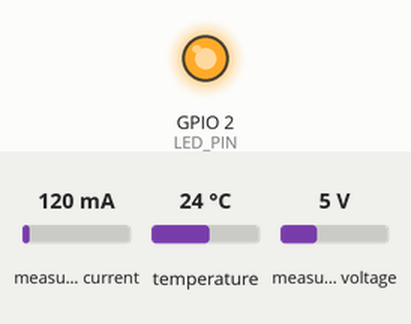
Bench run of a sketch on a simulated ESP32. Shown: output pins drawn as LEDs (lit = HIGH). The test bench sets the inputs (shaded band); at power-on: measured current 120 mA, temperature 24 °C, measured voltage 5 V. WiFi joins after 1.5 s; servers stay silent unless stated; uploads are accepted with an empty reply; what the sketch prints to the serial monitor is not drawn.

Above: at 16.2 s.
At 32.25 s:
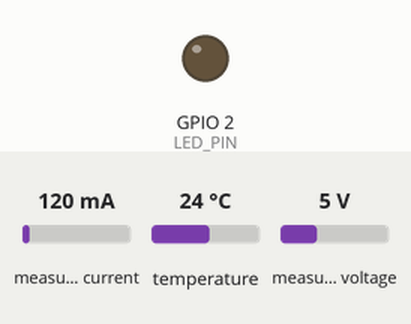
Timing chart, 0 to 43.4 s (numbered marks = the images above):
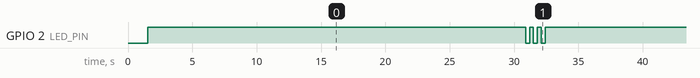

The sketch:

wattmate_esp32_main.ino
```cpp
/*
 * WattMate ESP32 - Smart Electricity Monitoring
 *
 * Script untuk ESP32 yang membaca data listrik dari sensor
 * dan mengirim ke API WattMate Backend
 *
 * Hardware Requirements:
 * - ESP32 Development Board
 * - PZEM-004T V3.0 (Energy Meter Module)
 * - ACS712 Current Sensor (optional, jika tidak pakai PZEM)
 * - ZMPT101B Voltage Sensor (optional, jika tidak pakai PZEM)
 * - DS18B20 Temperature Sensor (optional)
 *
 * Libraries Required:
 * - WiFi
 * - HTTPClient
 * - ArduinoJson
 * - PZEM004Tv30 (by Jakub Mandula)
 * - OneWire & DallasTemperature (untuk DS18B20)
 */

#include <WiFi.h>
#include <HTTPClient.h>
#include <ArduinoJson.h>
#include <PZEM004Tv30.h>
#include <OneWire.h>
#include <DallasTemperature.h>

// ===========================
// KONFIGURASI WIFI & API
// ===========================
const char* ssid = "YOUR_WIFI_SSID";
const char* password = "YOUR_WIFI_PASSWORD";
const char* apiUrl = "http://your-api-domain.com/api/monitoring/data";
const char* deviceSerial = "WATT001"; // Ganti dengan serial device Anda

// ===========================
// KONFIGURASI PIN
// ===========================
#define PZEM_RX_PIN 16
#define PZEM_TX_PIN 17
#define TEMP_SENSOR_PIN 4
#define LED_PIN 2

// ===========================
// INISIALISASI SENSOR
// ===========================
PZEM004Tv30 pzem(Serial2, PZEM_RX_PIN, PZEM_TX_PIN);
OneWire oneWire(TEMP_SENSOR_PIN);
DallasTemperature temperatureSensor(&oneWire);

// ===========================
// VARIABEL GLOBAL
// ===========================
unsigned long lastSensorRead = 0;
unsigned long lastAPICall = 0;
const unsigned long SENSOR_INTERVAL = 5000;  // Baca sensor setiap 5 detik
const unsigned long API_INTERVAL = 30000;    // Kirim ke API setiap 30 detik

struct ElectricityData {
  float voltage;
  float current;
  float power;
  float energy;
  float powerFactor;
  float frequency;
  float temperature;
  bool isValid;
};

ElectricityData currentData;

void setup() {
  Serial.begin(115200);
  Serial.println("\n=== WattMate ESP32 Started ===");

  // Setup LED
  pinMode(LED_PIN, OUTPUT);
  digitalWrite(LED_PIN, LOW);

  // Setup WiFi
  setupWiFi();

  // Setup Sensors
  setupSensors();

  Serial.println("Setup completed!");
  digitalWrite(LED_PIN, HIGH); // LED on when ready
}

void loop() {
  // Cek koneksi WiFi
  if (WiFi.status() != WL_CONNECTED) {
    Serial.println("WiFi disconnected, reconnecting...");
    setupWiFi();
    return;
  }

  // Baca sensor setiap SENSOR_INTERVAL
  if (millis() - lastSensorRead >= SENSOR_INTERVAL) {
    readSensors();
    lastSensorRead = millis();
  }

  // Kirim data ke API setiap API_INTERVAL
  if (millis() - lastAPICall >= API_INTERVAL && currentData.isValid) {
    sendDataToAPI();
    lastAPICall = millis();
  }

  delay(1000);
}

void setupWiFi() {
  WiFi.begin(ssid, password);
  Serial.print("Connecting to WiFi");

  while (WiFi.status() != WL_CONNECTED) {
    delay(500);
    Serial.print(".");
  }

  Serial.println();
  Serial.println("WiFi connected!");
  Serial.print("IP address: ");
  Serial.println(WiFi.localIP());
  Serial.print("Signal strength: ");
  Serial.print(WiFi.RSSI());
  Serial.println(" dBm");
}

void setupSensors() {
  // Setup PZEM-004T
  Serial.println("Initializing PZEM-004T...");

  // Reset energy counter (optional, hanya untuk testing)
  // pzem.resetEnergy();

  // Setup temperature sensor
  temperatureSensor.begin();

  Serial.println("Sensors initialized!");
}

void readSensors() {
  Serial.println("\n--- Reading Sensors ---");

  // Reset data
  currentData.isValid = false;

  // Baca data dari PZEM-004T
  float voltage = pzem.voltage();
  float current = pzem.current();
  float power = pzem.power();
  float energy = pzem.energy();
  float frequency = pzem.frequency();
  float powerFactor = pzem.pf();

  // Baca temperature
  temperatureSensor.requestTemperatures();
  float temperature = temperatureSensor.getTempCByIndex(0);

  // Validasi data PZEM
  if (!isnan(voltage) && !isnan(current) && !isnan(power) && !isnan(energy)) {
    currentData.voltage = voltage;
    currentData.current = current;
    currentData.power = power;
    currentData.energy = energy;
    currentData.frequency = isnan(frequency) ? 50.0 : frequency;
    currentData.powerFactor = isnan(powerFactor) ? 1.0 : powerFactor;
    currentData.temperature = isnan(temperature) ? 25.0 : temperature;
    currentData.isValid = true;

    // Print data ke Serial Monitor
    Serial.printf("Voltage: %.2f V\n", currentData.voltage);
    Serial.printf("Current: %.3f A\n", currentData.current);
    Serial.printf("Power: %.2f W\n", currentData.power);
    Serial.printf("Energy: %.4f kWh\n", currentData.energy);
    Serial.printf("Frequency: %.2f Hz\n", currentData.frequency);
    Serial.printf("Power Factor: %.3f\n", currentData.powerFactor);
    Serial.printf("Temperature: %.2f °C\n", currentData.temperature);
  } else {
    Serial.println("ERROR: Failed to read PZEM data!");

    // Coba reset komunikasi PZEM
    Serial.println("Attempting to reset PZEM communication...");
    delay(1000);
  }
}

void sendDataToAPI() {
  if (!currentData.isValid) {
    Serial.println("No valid data to send");
    return;
  }

  Serial.println("\n--- Sending Data to API ---");

  HTTPClient http;
  String url = String(apiUrl) + "/" + String(deviceSerial);

  http.begin(url);
  http.addHeader("Content-Type", "application/json");

  // Buat JSON payload
  DynamicJsonDocument doc(1024);
  doc["voltage"] = roundToDecimal(currentData.voltage, 2);
  doc["current_ampere"] = roundToDecimal(currentData.current, 3);
  doc["power_watts"] = roundToDecimal(currentData.power, 2);
  doc["energy_kwh"] = roundToDecimal(currentData.energy, 4);
  doc["power_factor"] = roundToDecimal(currentData.powerFactor, 3);
  doc["frequency"] = roundToDecimal(currentData.frequency, 2);
  doc["temperature"] = roundToDecimal(currentData.temperature, 2);

  String jsonString;
  serializeJson(doc, jsonString);

  Serial.println("JSON Payload:");
  Serial.println(jsonString);

  // Kirim POST request
  int httpResponseCode = http.POST(jsonString);
  String response = http.getString();

  Serial.printf("HTTP Response Code: %d\n", httpResponseCode);
  Serial.println("Response:");
  Serial.println(response);

  if (httpResponseCode == 201) {
    Serial.println("✅ Data sent successfully!");
    blinkLED(2, 200); // Blink 2 kali untuk sukses
  } else if (httpResponseCode == 404) {
    Serial.println("❌ Device not found! Check device serial.");
    blinkLED(5, 100); // Blink 5 kali untuk error
  } else {
    Serial.println("❌ Failed to send data!");
    blinkLED(3, 300); // Blink 3 kali untuk gagal
  }

  http.end();
}

float roundToDecimal(float value, int decimals) {
  float multiplier = pow(10.0, decimals);
  return round(value * multiplier) / multiplier;
}

void blinkLED(int times, int delayMs) {
  for (int i = 0; i < times; i++) {
    digitalWrite(LED_PIN, LOW);
    delay(delayMs);
    digitalWrite(LED_PIN, HIGH);
    delay(delayMs);
  }
}

// Fungsi untuk monitoring via Serial
void printWiFiStatus() {
  Serial.println("\n=== WiFi Status ===");
  Serial.printf("SSID: %s\n", WiFi.SSID().c_str());
  Serial.printf("IP: %s\n", WiFi.localIP().toString().c_str());
  Serial.printf("Signal: %d dBm\n", WiFi.RSSI());
  Serial.printf("Status: %s\n", WiFi.status() == WL_CONNECTED ? "Connected" : "Disconnected");
}

void printSystemInfo() {
  Serial.println("\n=== System Info ===");
  Serial.printf("Device Serial: %s\n", deviceSerial);
  Serial.printf("API URL: %s\n", apiUrl);
  Serial.printf("Uptime: %lu ms\n", millis());
  Serial.printf("Free Heap: %d bytes\n", ESP.getFreeHeap());
  Serial.printf("Chip ID: %d\n", ESP.getEfuseMac());
}
```

Measured:
- by itself, GPIO 2 (LED_PIN): repeats every 32.2 s: 2 × (HIGH 0.30 s, LOW 0.30 s), HIGH 30.7 s, LOW 0.30 s
- by itself, everything shown: repeats every 32.2 s, in 6 steps
